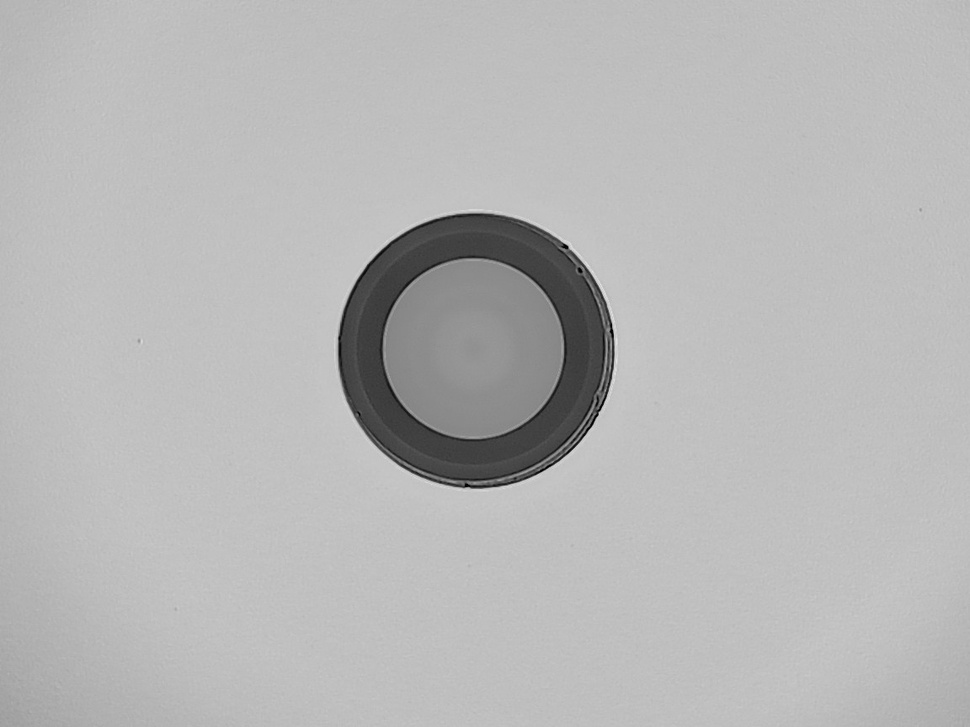
#> input picture current-process/old_version/image_batch/ima18.jpg, 970 x 727 px, shrunk from 1152 x 864 before the run
$ python niblack_threshold.py ../../../current-process/old_version/image_batch/ima18.jpg
#> lines starting #> are read from the running program, lines starting #| are printed output that depends on the picture
#> further down, img is the input picture: shape (727, 970, 3); min 0, max 229, mean 182.7
#!/usr/bin/env python3
"""
Niblack's Local Thresholding
Category: thresholding
"""
import cv2
import numpy as np


def process_image(image: np.ndarray) -> np.ndarray:
    """
    Niblack's Local Thresholding

    Args:
        image: Input image (grayscale or color)

    Returns:
        Processed image
    """
    result = image.copy()

    gray = cv2.cvtColor(result, cv2.COLOR_BGR2GRAY) if len(result.shape) == 3 else result
    # Niblack's method: T = mean + k * std
    window_size = 25
    k = 0.2
    # Calculate local mean and std
    mean = cv2.boxFilter(gray.astype(np.float32), -1, (window_size, window_size))
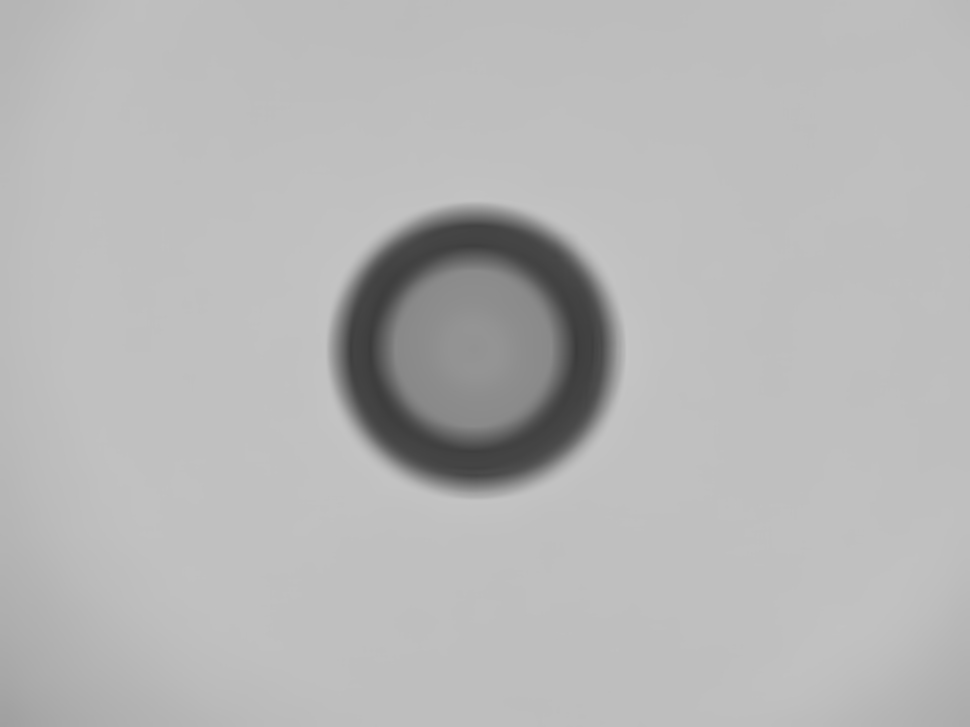
#> mean: shape (727, 970) float32; min 59.66, max 197.5, mean 182.7
    sqmean = cv2.boxFilter((gray.astype(np.float32))**2, -1, (window_size, window_size))
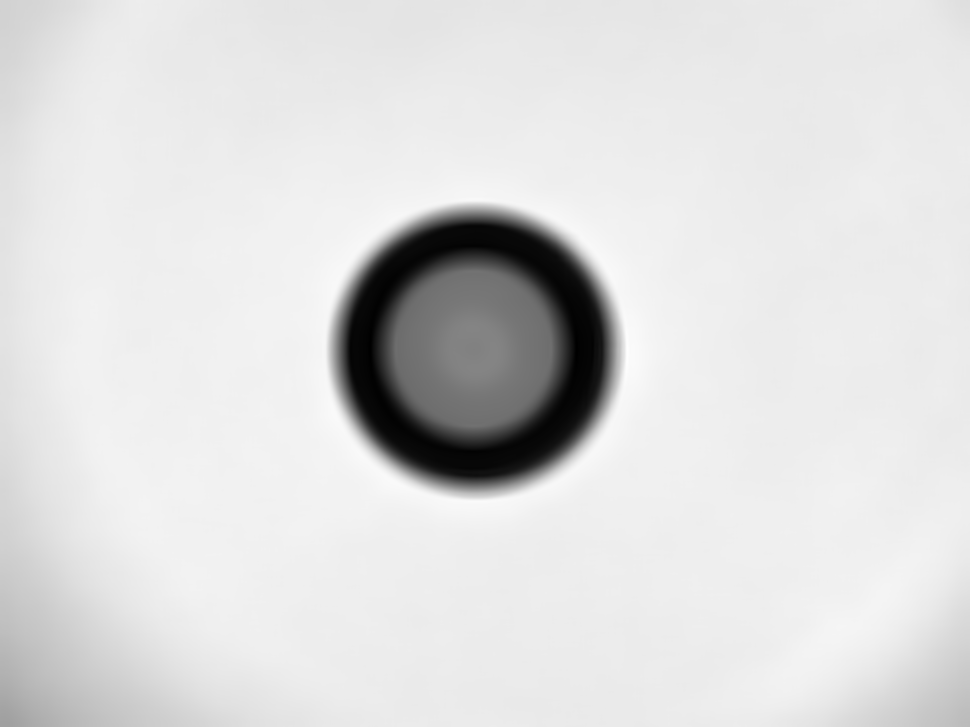
#> sqmean: shape (727, 970) float32; min 3625.5, max 39027.6, mean 34172.1; drawn with min black and max white
    std = np.sqrt(sqmean - mean**2)
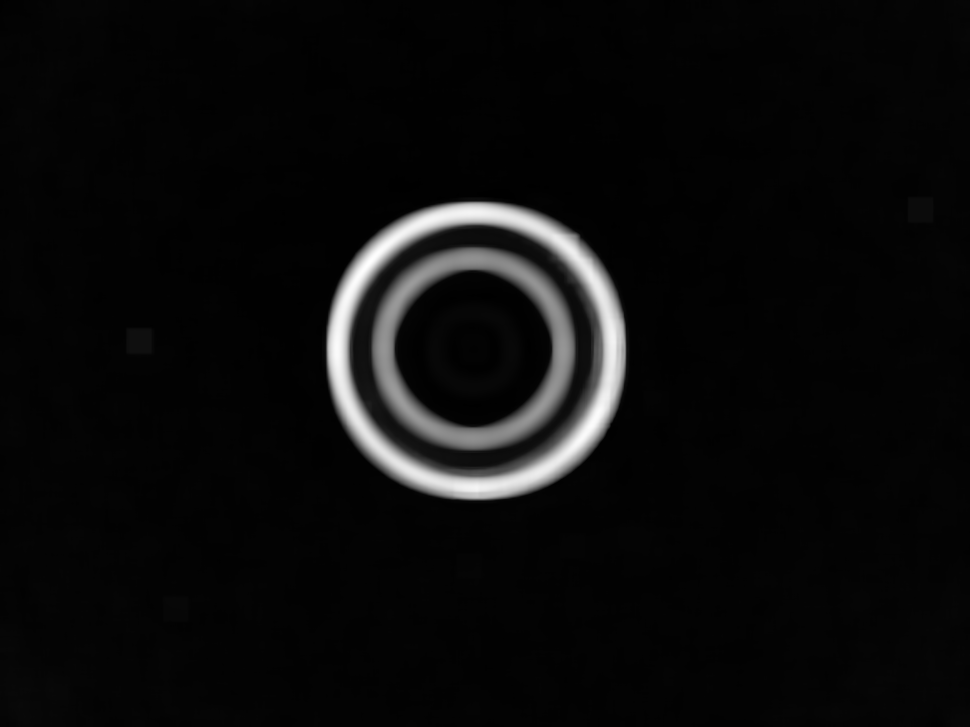
#> std: shape (727, 970) float32; min 0.75, max 69.01, mean 4; drawn with min black and max white
    threshold = mean + k * std
    result = (gray > threshold).astype(np.uint8) * 255
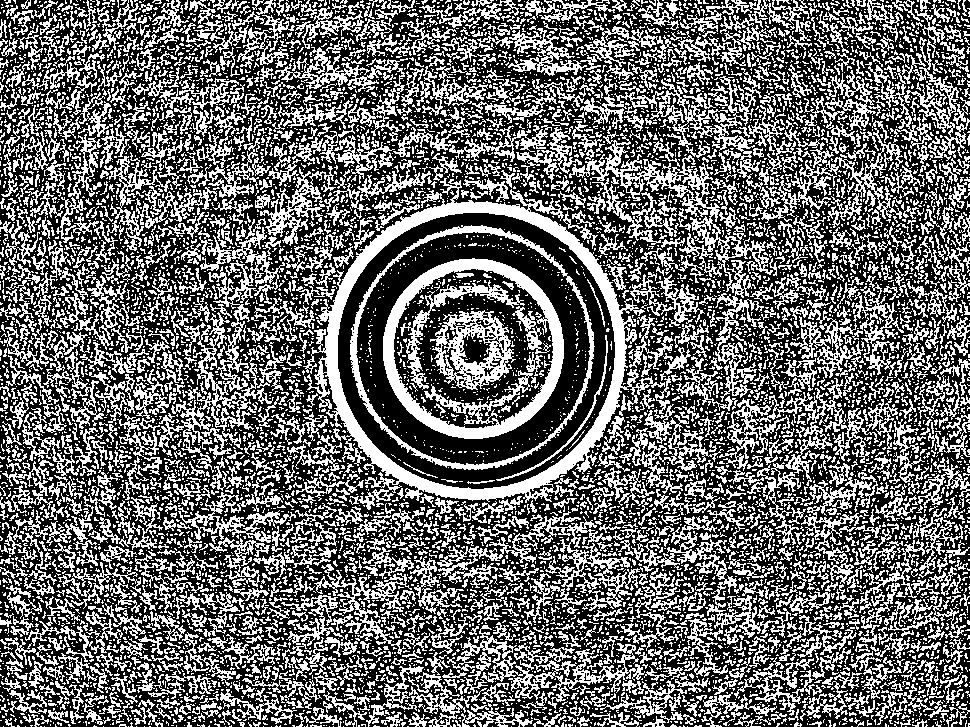
#> result: shape (727, 970); 41.1% white in thin lines or dots
    if len(image.shape) == 3:
        result = cv2.cvtColor(result, cv2.COLOR_GRAY2BGR)
#> result: shape (727, 970, 3); 41.1% white in thin lines or dots

    return result

if __name__ == "__main__":
    import sys
    if len(sys.argv) > 1:
        img = cv2.imread(sys.argv[1], cv2.IMREAD_UNCHANGED)
        if img is not None:
            result = process_image(img)
            cv2.imwrite(f"niblack_threshold_output.png", result)
            print(f"Saved to niblack_threshold_output.png")
        else:
            print("Failed to load image")
    else:
        print(f"Usage: python niblack_threshold.py <image_path>")

$ run again, on current-process/old_version/image_batch/img35.jpg
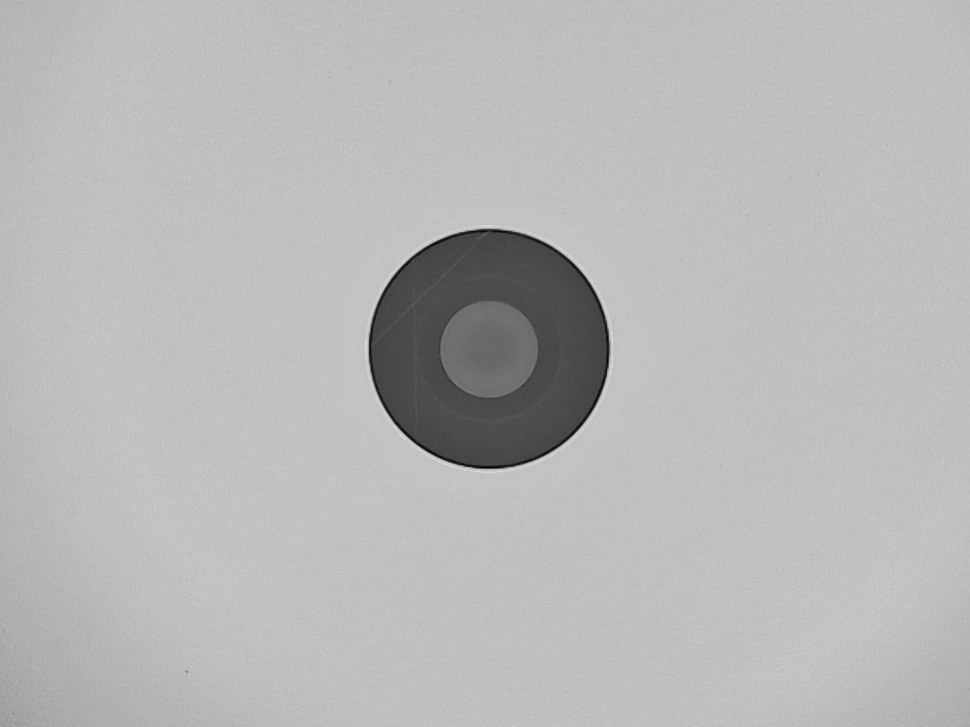
#> input picture current-process/old_version/image_batch/img35.jpg, 970 x 727 px, shrunk from 1152 x 864 before the run
#> img is the input picture: shape (727, 970, 3); min 2, max 223, mean 183.8
#> in process_image, `std = np.sqrt(sqmean - mean**2)`:
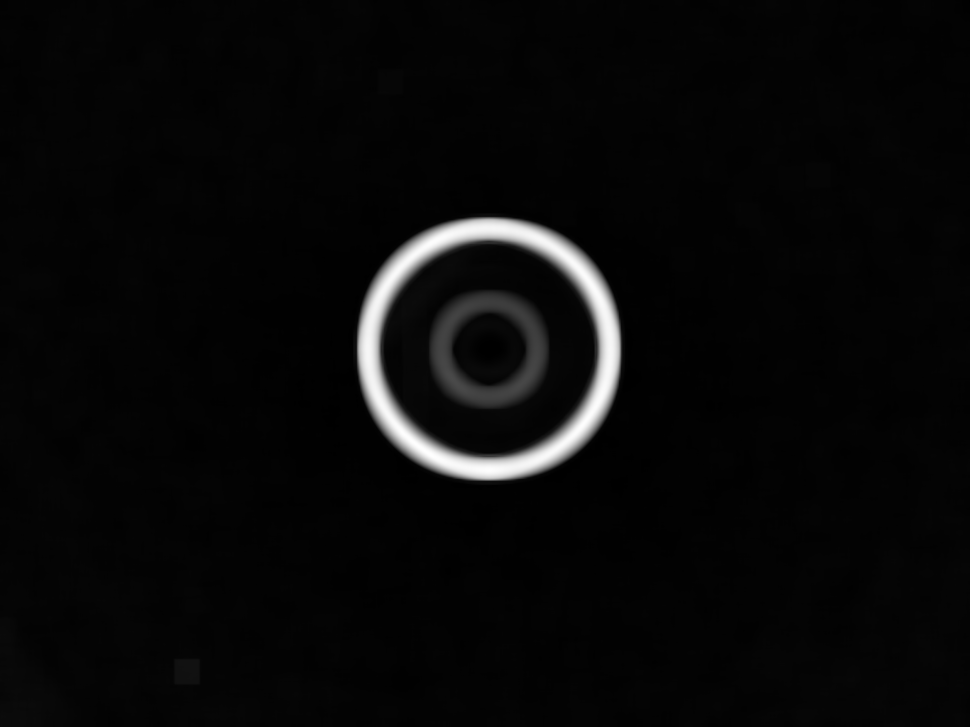
#> std: shape (727, 970) float32; min 0.916, max 69.65, mean 3.5; drawn with min black and max white
#> in process_image, `result = (gray > threshold).astype(np.uint8) * 255`:
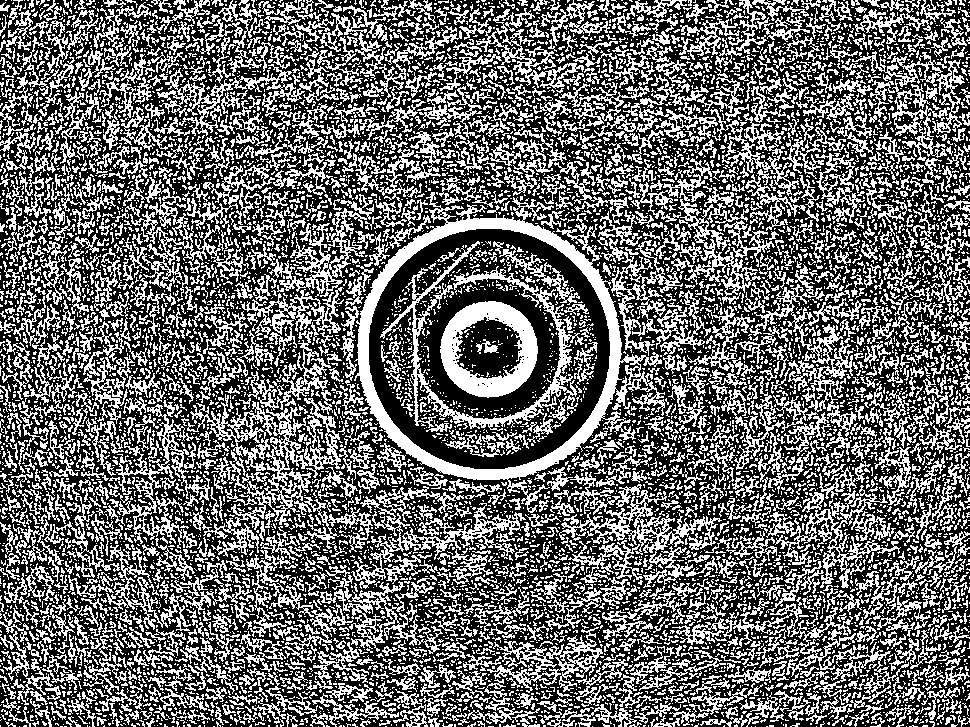
#> result: shape (727, 970); 41.1% white in thin lines or dots

$ run again, on current-process/old_version/image_batch/img38.jpg
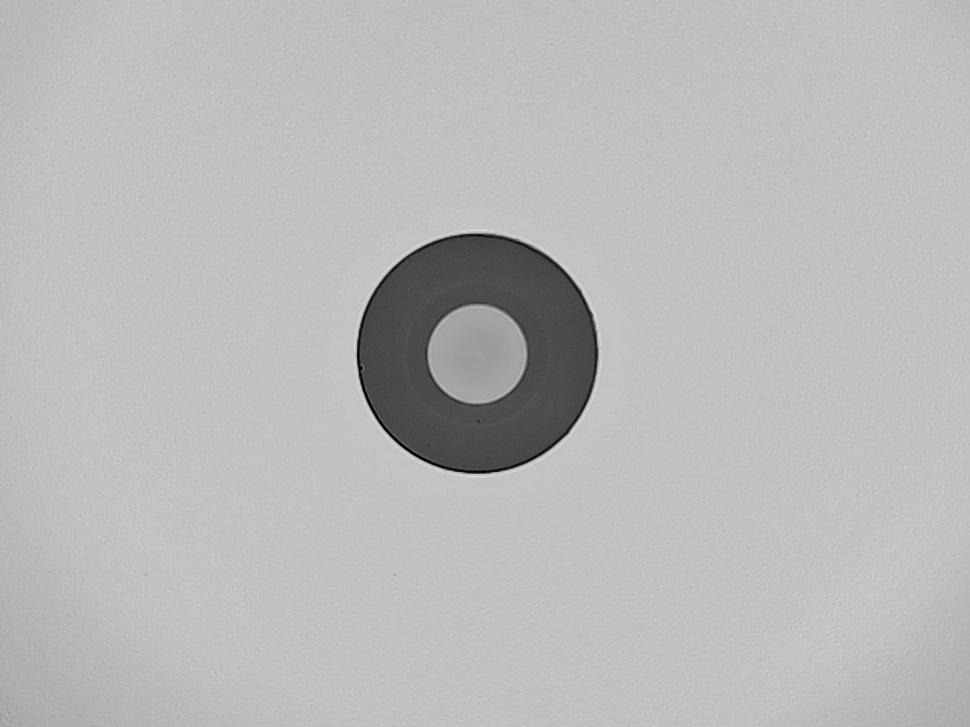
#> input picture current-process/old_version/image_batch/img38.jpg, 970 x 727 px, shrunk from 1152 x 864 before the run
#> img is the input picture: shape (727, 970, 3); min 0, max 225, mean 185.2
#> in process_image, `std = np.sqrt(sqmean - mean**2)`:
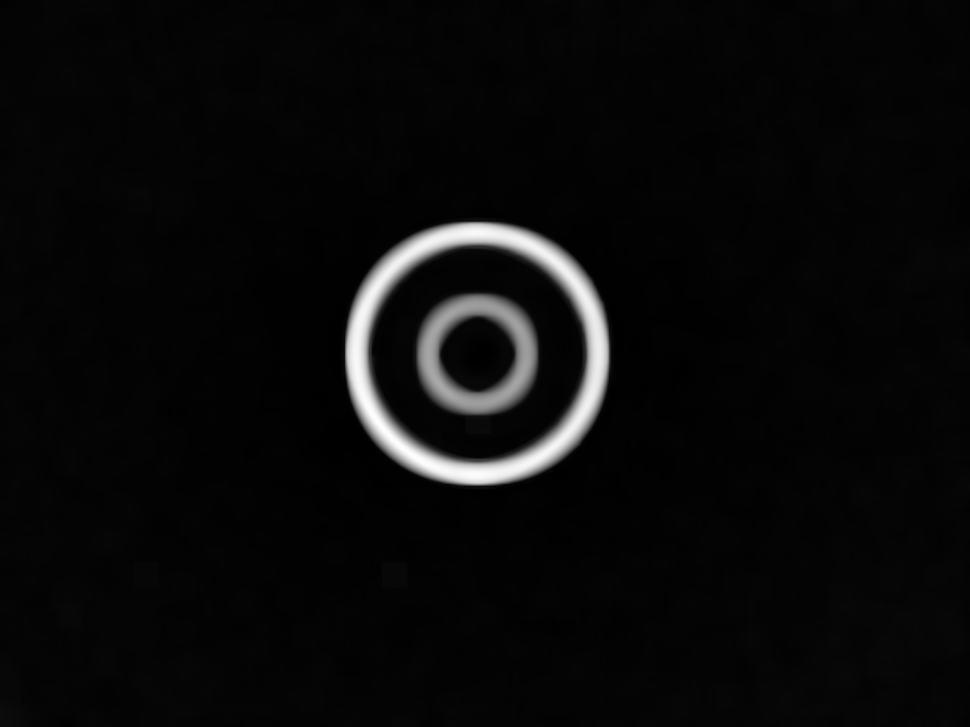
#> std: shape (727, 970) float32; min 1.03, max 70.91, mean 4; drawn with min black and max white
#> in process_image, `result = (gray > threshold).astype(np.uint8) * 255`:
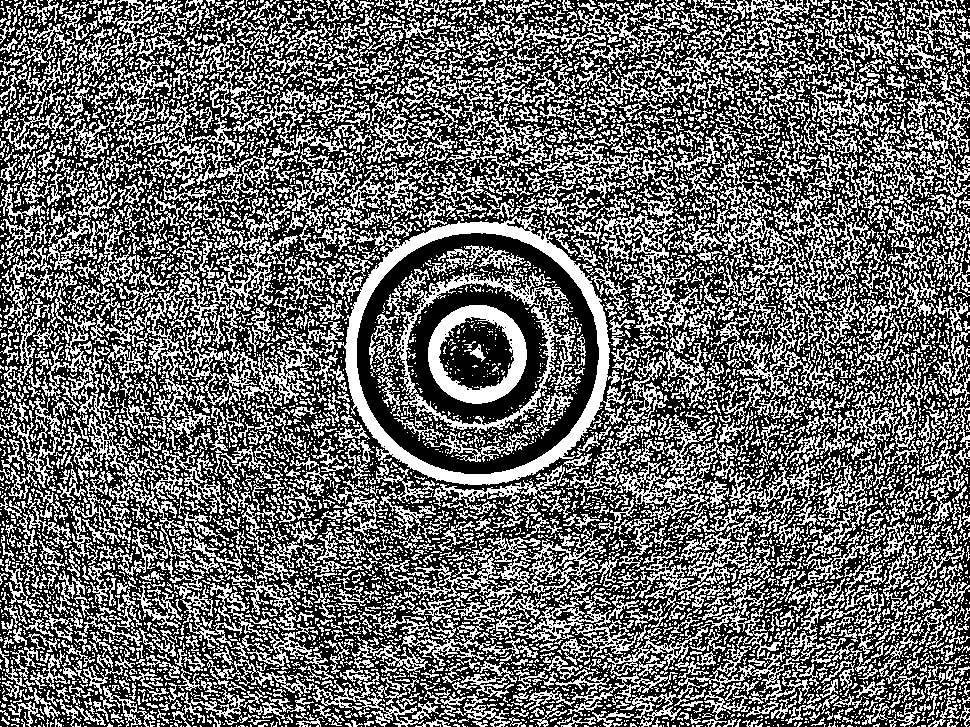
#> result: shape (727, 970); 41.3% white in thin lines or dots
